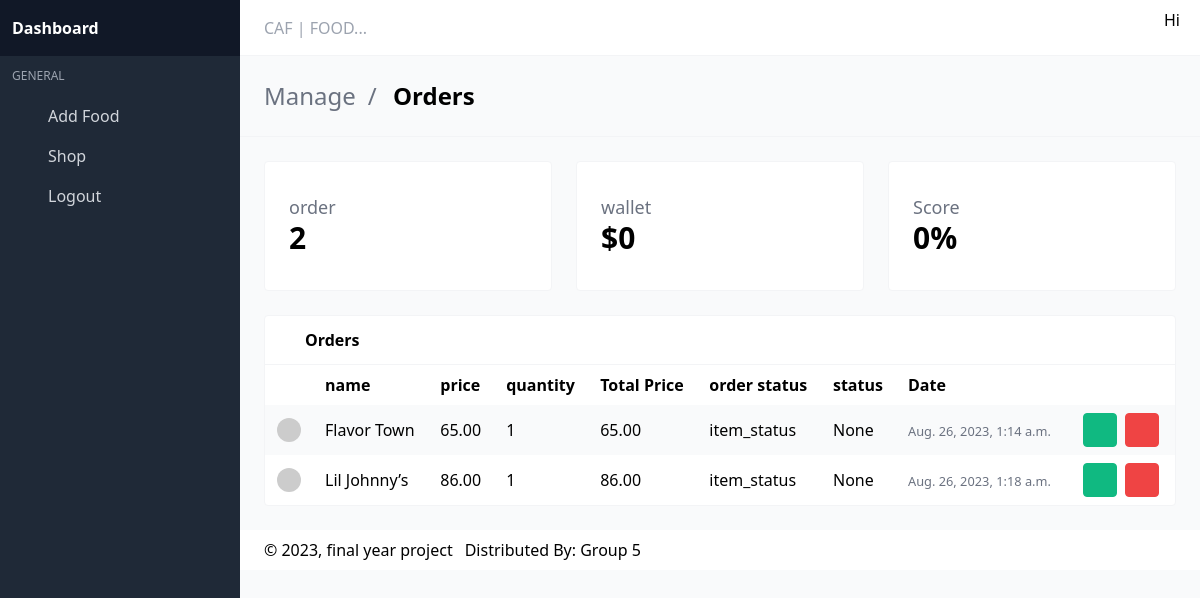
/dashboard/admin/, run on an earlier commit of the app's database.
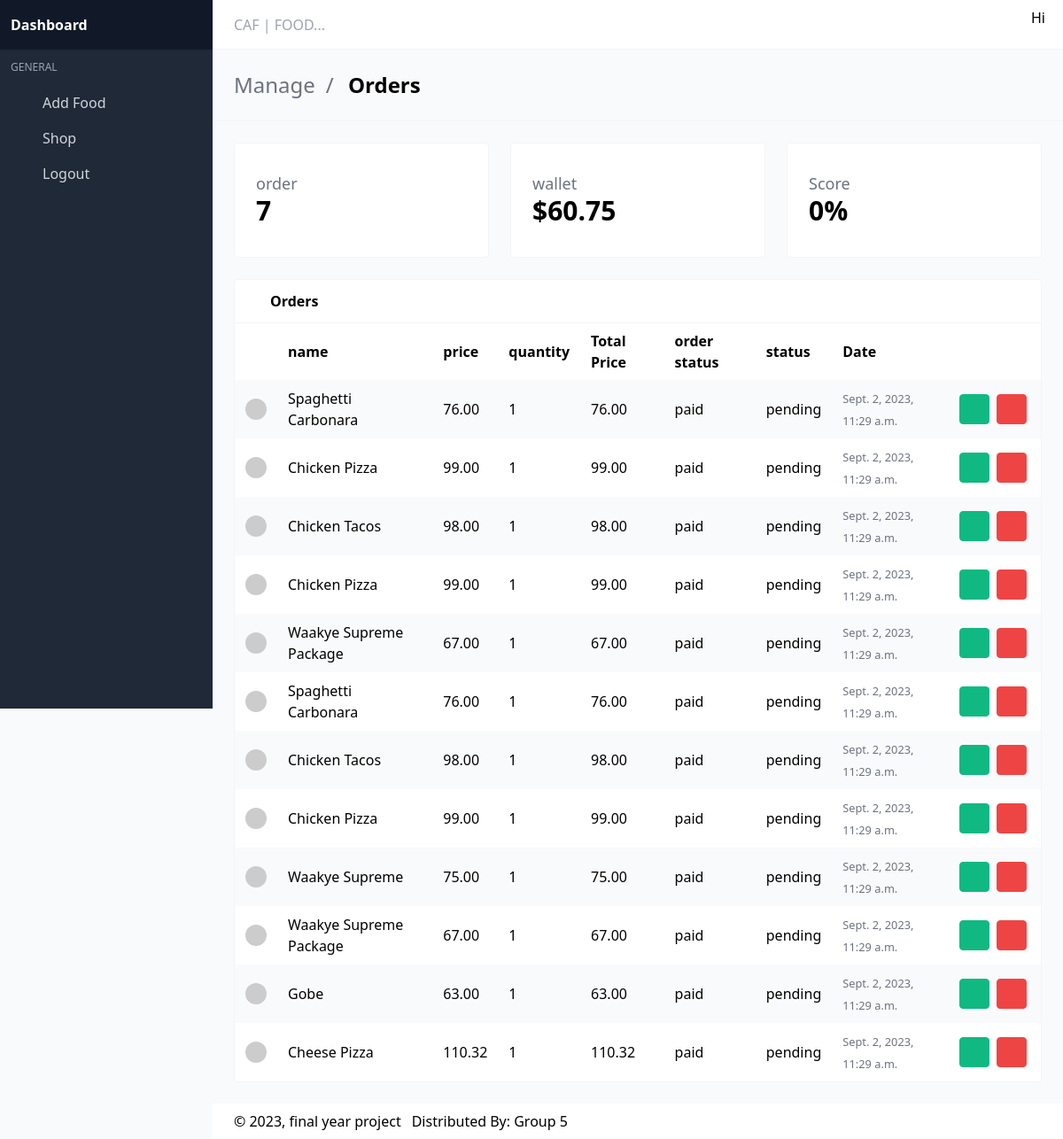
And on a later commit of the database.
### CAFFOOD/models/order_item.py (models this page shows, shortened)
class OrderItem(TimeBaseModel):
    food = models.ForeignKey(Food, on_delete=models.CASCADE)
    order    = models.ForeignKey(Order, on_delete=models.SET_NULL, blank=True, null=True)
    quantity = models.IntegerField(default=0, null=True, blank=True)
    @property
    def get_total(self):
        total = self.food.price * self.quantity
        return total

### CAFFOOD/models/food.py (models this page shows, shortened)
class Food(TimeBaseModel):
    name = models.CharField(max_length=100)
    price = models.DecimalField(max_digits=7, decimal_places=2, null=True, blank=True)
    was_price = models.DecimalField(max_digits=7, decimal_places=2, null=True, blank=True)
    charges = models.DecimalField(max_digits=7, decimal_places=2, null=True, blank=True, default=0)
    image = models.ImageField(null=True, blank=True)
    description = models.CharField(max_length=200, null=True, blank=True)
    category = models.ForeignKey(Category, on_delete=models.CASCADE, null=True, blank=True)

### CAFFOOD/models/order.py (models this page shows, shortened)
class Order(TimeBaseModel):
    customer = models.ForeignKey(Customer, on_delete=models.CASCADE)
    received = models.BooleanField(default=False)
    complete = models.BooleanField(default=False)
    item_status = models.CharField(max_length=100, null=True, blank=True, default='not paid')
    order_status = models.CharField(max_length=100, null=True, blank=True, default='pending')
    order_price = models.DecimalField(max_digits=7, decimal_places=2, null=True, blank=True, default=0)
    qr_code = models.ImageField(blank=True, null=True)

### CAFFOOD/views.py (the view)
# urls.py: path('dashboard/admin/', views.admin_dashboard, name='admin-dashboard'),
def admin_dashboard(request):
    orders = Order.objects.filter(complete=True).count()
    order_price = Order.objects.aggregate(total=Coalesce(Sum('order_price'), Value(0, output_field=DecimalField())))
    total_order_price = order_price['total']
    order_items = OrderItem.objects.filter(order__complete=True)
    return render(request, 'admin.html', {'orders':orders, 'order_items':order_items, 'total_order_price':total_order_price})

### templates/admin.html (shortened to what the changed rows need)
{% load static %}
<!DOCTYPE html>
<html lang="en" class="">
<head>
  <link rel="stylesheet" href="{% static 'dash/css/main.css' %}?v=1628755089081">
</head>
<body>
<section class="section main-section">
    <div class="grid gap-6 grid-cols-1 md:grid-cols-3 mb-6">
      <div class="card">
        <div class="card-content">
          <div class="flex items-center justify-between">
            <div class="widget-label">
              <h3>
                order
              </h3>
              <h1>
                {{orders}}
              </h1>
            </div>
          </div>
        </div>
      </div>
      <div class="card">
        <div class="card-content">
          <div class="flex items-center justify-between">
            <div class="widget-label">
              <h3>
                wallet
              </h3>
              <h1>
                ${{total_order_price}}
              </h1>
            </div>
          </div>
        </div>
      </div>
      <div class="card">
        <div class="card-content">
          <div class="flex items-center justify-between">
            <div class="widget-label">
              <h1>
                0%
              </h1>
            </div>
          </div>
        </div>
      </div>
    </div>
    <div class="card has-table">
      <div class="card-content">
        <table>
          <thead>
          <tr>
            <th></th>
            <th>name</th>
            <th>price</th>
            <th>quantity</th>
            <th>Total Price</th>
            <th>order status</th>
            <th>status</th>
            <th>Date</th>
            <th></th>
          </tr>
          </thead>
          <tbody>
          {% for item in order_items %}
          <tr>
            <td class="image-cell">
              <div class="image">
                <img src="https://avatars.dicebear.com/v2/initials/ryley-wuckert.svg" class="rounded-full">
              </div>
            </td>
            <td data-label="Name">{{item.food.name}}</td>
            <td data-label="Company">{{item.food.price}}</td>
            <td data-label="Company">{{item.quantity}}</td>
            <td data-label="City">{{item.get_total}}</td>
            <td data-label="City">{{item.order.item_status}}</td>
            <td data-label="Company">{{item.order.order_status}}</td>
            <td data-label="Created">
              <small class="text-gray-500" title="Jun 28, 2021">{{item.created}}</small>
            </td>
            <td class="actions-cell">
              <div class="buttons right nowrap">
                <button class="button small green --jb-modal"  data-target="sample-modal-2" type="button">
                  <span class="icon"> <a href="##" style="padding: 5px;"></a></span>
                </button>
                <button class="button small red --jb-modal" data-target="sample-modal" type="button">
                  <span class="icon"><a href="##" style="padding: 5px;"></a></span>
                </button>
              </div>
            </td>
          </tr>
          {% endfor %}
          </tbody>
        </table>
      </div>
    </div>
  </section>
<link rel="stylesheet" href="{% static 'dash/https://cdn.materialdesignicons.com/4.9.95/css/materialdesignicons.min.css' %}">
</body>
</html>

What changed in the data, as far as the page shows it:
removed OrderItem: food.name "Flavor Town", food.price "65.00", quantity "1", get_total "65.00", order.item_status "item_status", order.order_status "None", created "Aug. 26, 2023, 1:14 a.m."
removed OrderItem: food.name "Lil Johnny’s", food.price "86.00", quantity "1", get_total "86.00", order.item_status "item_status", order.order_status "None", created "Aug. 26, 2023, 1:18 a.m."
now on this page (row edited): OrderItem: food.name "Spaghetti Carbonara", food.price "76.00", quantity "1", get_total "76.00", order.item_status "paid", order.order_status "pending", created "Sept. 2, 2023, 11:29 a.m."
now on this page (row edited): OrderItem: food.name "Chicken Pizza", food.price "99.00", quantity "1", get_total "99.00", order.item_status "paid", order.order_status "pending", created "Sept. 2, 2023, 11:29 a.m."
now on this page (row edited): OrderItem: food.name "Chicken Tacos", food.price "98.00", quantity "1", get_total "98.00", order.item_status "paid", order.order_status "pending", created "Sept. 2, 2023, 11:29 a.m."
now on this page (row edited): OrderItem: food.name "Chicken Pizza", food.price "99.00", quantity "1", get_total "99.00", order.item_status "paid", order.order_status "pending", created "Sept. 2, 2023, 11:29 a.m."
now on this page (row edited): OrderItem: food.name "Waakye Supreme Package", food.price "67.00", quantity "1", get_total "67.00", order.item_status "paid", order.order_status "pending", created "Sept. 2, 2023, 11:29 a.m."
added OrderItem: food.name "Spaghetti Carbonara", food.price "76.00", quantity "1", get_total "76.00", order.item_status "paid", order.order_status "pending", created "Sept. 2, 2023, 11:29 a.m."
added OrderItem: food.name "Chicken Tacos", food.price "98.00", quantity "1", get_total "98.00", order.item_status "paid", order.order_status "pending", created "Sept. 2, 2023, 11:29 a.m."
added OrderItem: food.name "Chicken Pizza", food.price "99.00", quantity "1", get_total "99.00", order.item_status "paid", order.order_status "pending", created "Sept. 2, 2023, 11:29 a.m."
added OrderItem: food.name "Waakye Supreme", food.price "75.00", quantity "1", get_total "75.00", order.item_status "paid", order.order_status "pending", created "Sept. 2, 2023, 11:29 a.m."
added OrderItem: food.name "Waakye Supreme Package", food.price "67.00", quantity "1", get_total "67.00", order.item_status "paid", order.order_status "pending", created "Sept. 2, 2023, 11:29 a.m."
added OrderItem: food.name "Gobe", food.price "63.00", quantity "1", get_total "63.00", order.item_status "paid", order.order_status "pending", created "Sept. 2, 2023, 11:29 a.m."
added OrderItem: food.name "Cheese Pizza", food.price "110.32", quantity "1", get_total "110.32", order.item_status "paid", order.order_status "pending", created "Sept. 2, 2023, 11:29 a.m."
Also different on the page:
{{ orders }}: "2" → "7"
{{ total_order_price }}: "0" → "60.75"
